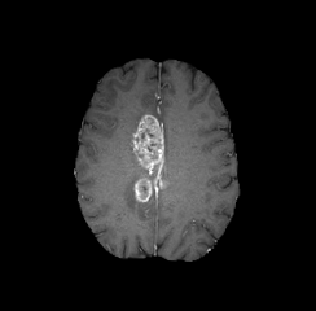
%> input picture Dataset/Classification/Melignent/Axial/aBrats18_2013_2_1_t1ce.png, 316 x 311 px
$ octave kmeansAlgo.m   (GNU Octave 9; MATLAB toolbox functions it lacks are replaced by stand-ins)
%> lines starting %> are read from the running program, lines starting %| are printed output that depends on the picture
img=rgb2gray(imread('aBrats18_2013_2_1_t1ce.png'));
%> img: size 311x316 uint8; min 0, max 255, mean 27.4
k=4;

img = double(img);
%> img: size 311x316 double
img = imresize(img, [256,256]);
%> img: size 256x256 double
img_vect = img(:);
centroid = zeros(k,1);
class = zeros(length(img_vect), k);
%initialize centroid
maximum = max(img_vect);
%> maximum = 260.9
for cent = 1:k
    centroid(cent,1)= cent * maximum / k;
end
%> after the loop, centroid = [65.22; 130.4; 195.7; 260.9]
iter = 0;
while(iter<10)
    class(1:length(img_vect),1:k) = 0;
    % classifying pixels
    for i = 1: length(img_vect)
        [val, ind]=min(abs(img_vect(i) - centroid((1:k),1)));
        class(i,ind)= img_vect(i);
    end
    % updating centroid
    for cent = 1:k
        centroid(cent, 1)= sum(class(:,cent))/length(find(class(:,cent)));
    end

    iter = iter +1;
end
%> after the loop, centroid = [32.02; 95.66; 133; 194.9]; iter = 10

figure;imshow(img,[]),title('original');
for i = 1:k
    cluster = reshape(class(1:length(img_vect),i:i), [256,256] );
    figure; imshow(cluster,[]),title('cluster');
end
%> this loop made 4 passes
%> pass 1, `cluster = reshape(class(1:length(img_vect),i:i), [256,256] );`:
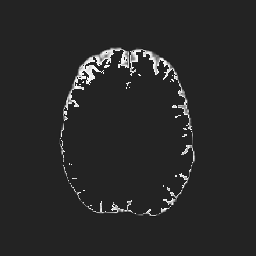
%> cluster: size 256x256 double; min -10.75, max 66.13, mean 1.6; drawn with min black and max white
%> pass 2, `cluster = reshape(class(1:length(img_vect),i:i), [256,256] );`:
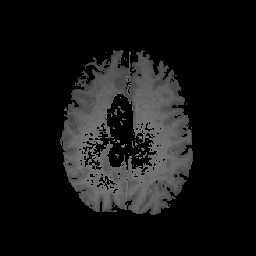
%> cluster: size 256x256 double; min 0, max 119.4, mean 20
%> pass 3, `cluster = reshape(class(1:length(img_vect),i:i), [256,256] );`:
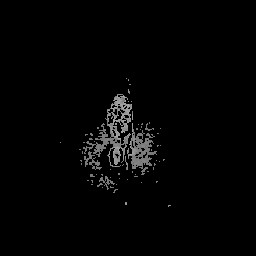
%> cluster: size 256x256 double; min 0, max 169.6, mean 4.2

%> (the run ends here)

$ run again, with Dataset/Classification/Melignent/Axial/aBrats18_2013_10_1_t1ce_p.png copied over Dataset/Classification/Melignent/Axial/aBrats18_2013_2_1_t1ce.png
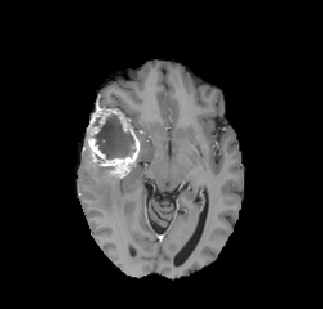
%> input picture Dataset/Classification/Melignent/Axial/aBrats18_2013_10_1_t1ce_p.png, 323 x 309 px
%> `img = imresize(img, [256,256]);`:
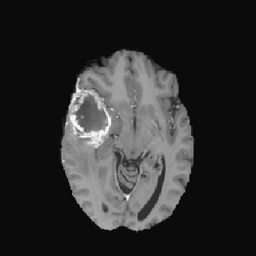
%> img: size 256x256 double; min -11.98, max 264.8, mean 37.5; drawn with min black and max white
%> maximum = 264.8
%> after the loop `for cent = 1:k`: centroid = [66.19; 132.4; 198.6; 264.8]
%> after the loop `while(iter<10)`: centroid = [25.66; 111.3; 147.2; 219.8]; iter = 10
%> the loop `for i = 1:k` made 4 passes
%> pass 3, `cluster = reshape(class(1:length(img_vect),i:i), [256,256] );`:
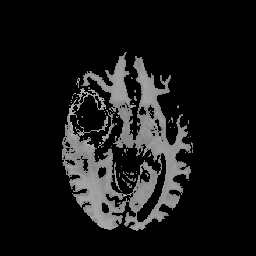
%> cluster: size 256x256 double; min 0, max 184, mean 22.2
